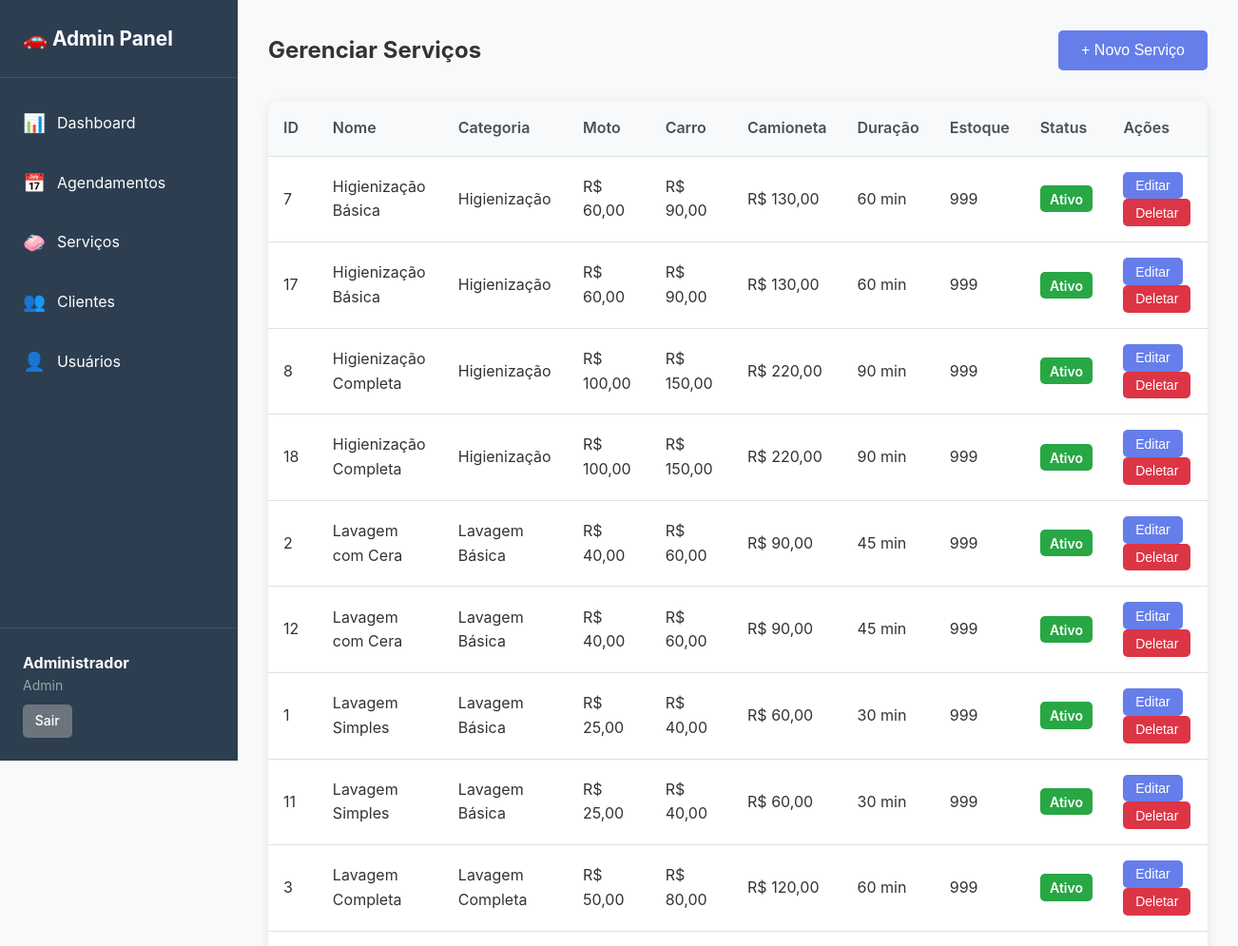
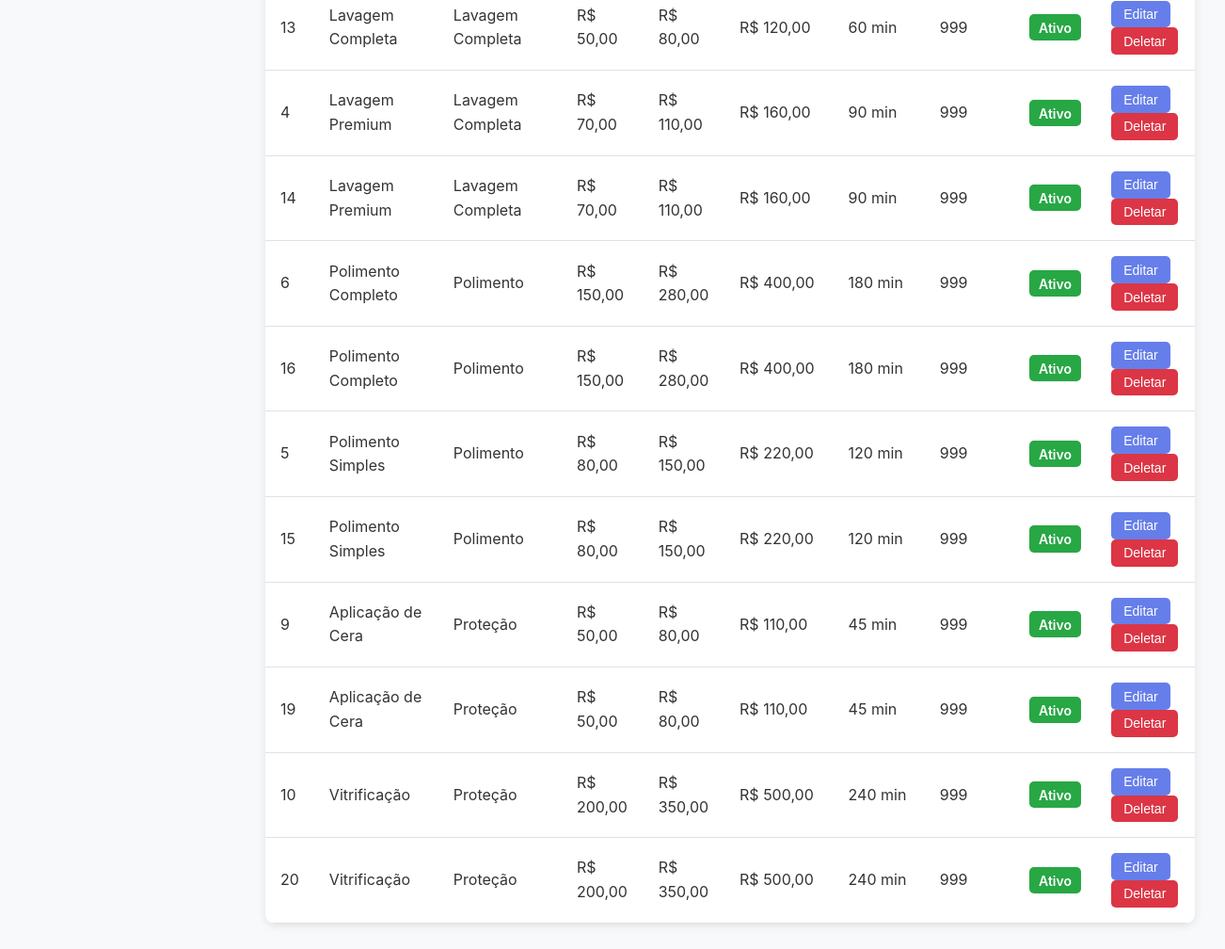
/public/admin/servicos.php (signed in), run on an earlier commit of the app's database (2 pictures, top to bottom).
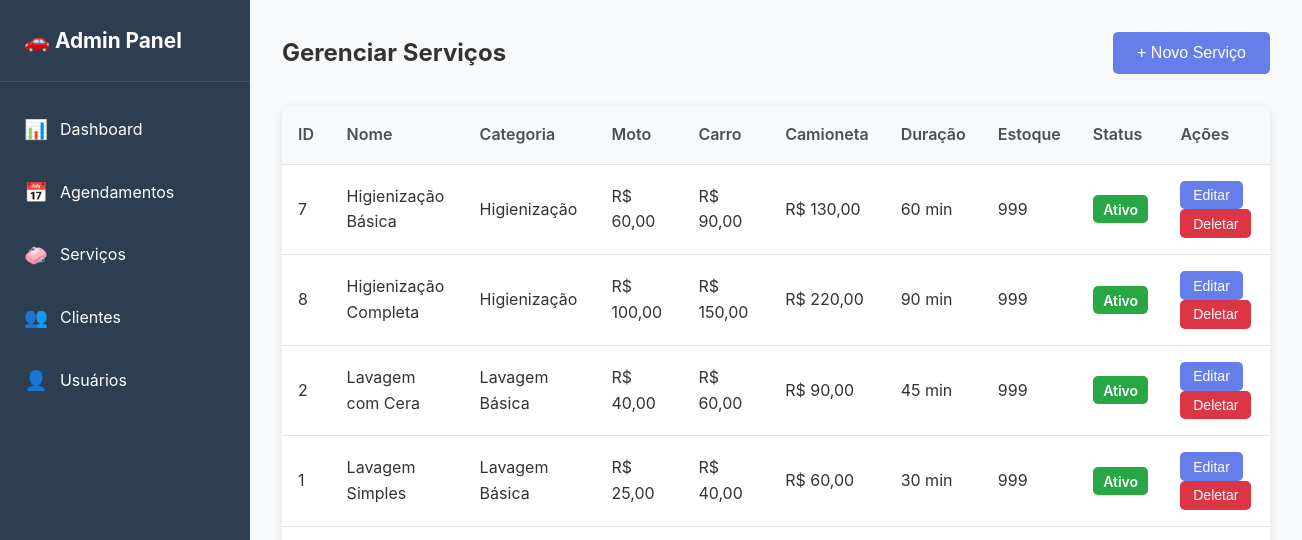
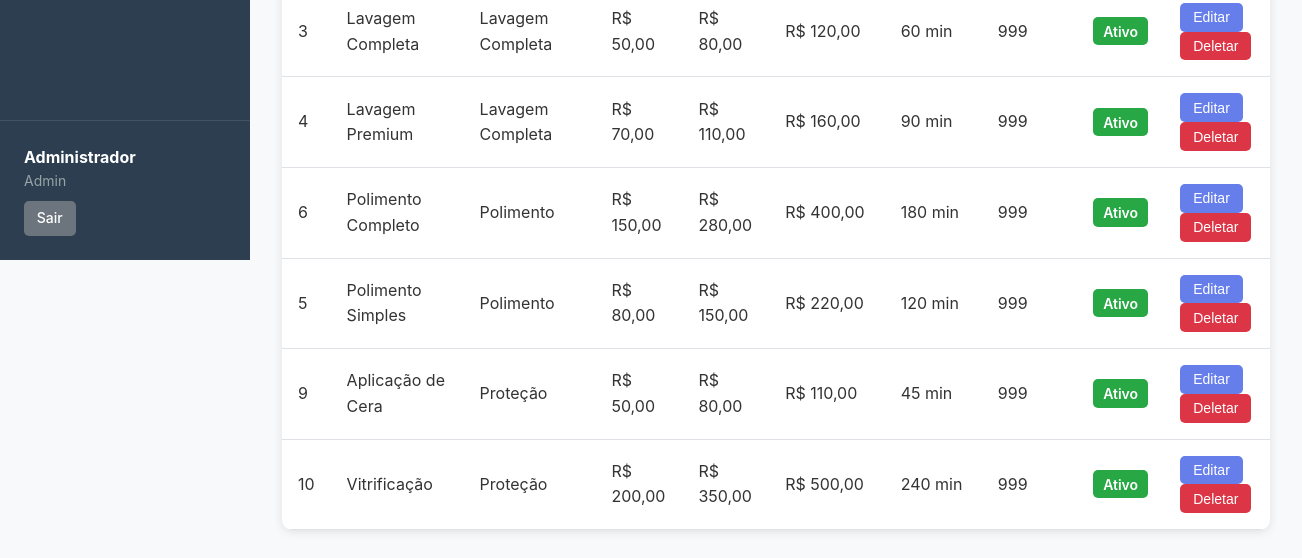
And on a later commit of the database (2 pictures, top to bottom).
### tables this page shows
CREATE TABLE servicos (
    id INT PRIMARY KEY AUTO_INCREMENT,
    categoria_id INT NOT NULL,
    nome VARCHAR(100) NOT NULL,
    descricao TEXT,
    preco_moto DECIMAL(10,2) NOT NULL,
    preco_carro DECIMAL(10,2) NOT NULL,
    preco_camioneta DECIMAL(10,2) NOT NULL,
    duracao_minutos INT NOT NULL DEFAULT 60,
    estoque_disponivel INT DEFAULT 999,
    ativo TINYINT(1) DEFAULT 1,
    data_criacao TIMESTAMP DEFAULT CURRENT_TIMESTAMP,
    data_atualizacao TIMESTAMP DEFAULT CURRENT_TIMESTAMP ON UPDATE CURRENT_TIMESTAMP,
    FOREIGN KEY (categoria_id) REFERENCES categorias_servicos(id),
    INDEX idx_categoria (categoria_id),
    INDEX idx_ativo (ativo),
    INDEX idx_estoque (estoque_disponivel)
);

CREATE TABLE categorias_servicos (
    id INT PRIMARY KEY AUTO_INCREMENT,
    nome VARCHAR(100) NOT NULL,
    descricao TEXT,
    ativo TINYINT(1) DEFAULT 1,
    data_criacao TIMESTAMP DEFAULT CURRENT_TIMESTAMP,
    INDEX idx_ativo (ativo)
);

### app/models/Servico.php (called while the page is built, shortened)
<?php
class Servico {
    private $conn;
    private $table_name = "servicos";
    public function __construct($db = null) {
        if ($db) {
            $this->conn = $db;
        } else {
            $database = new Database();
            $this->conn = $database->getConnection();
        }
    }
    public function readAllAdmin() {
        $query = "SELECT s.*, c.nome as categoria_nome
                  FROM " . $this->table_name . " s
                  LEFT JOIN categorias_servicos c ON s.categoria_id = c.id
                  ORDER BY c.nome, s.nome ASC";
        $stmt = $this->conn->prepare($query);
        $stmt->execute();
        return $stmt;
    }
}
?>

### config/config.php (called while the page is built, shortened)
<?php
function formatarMoeda($valor) {
    return 'R$ ' . number_format($valor, 2, ',', '.');
}
?>

### public/admin/servicos.php (the view, shortened to what this page needs)
<?php
require_once __DIR__ . '/../../config/config.php';
require_once __DIR__ . '/../../app/models/Servico.php';
$database = new Database();
$db = $database->getConnection();
$servico_model = new Servico($db);
$stmt = $servico_model->readAllAdmin();
$servicos = $stmt->fetchAll(PDO::FETCH_ASSOC);
include __DIR__ . '/../../app/views/admin/header_admin.php';
?>
<div class="admin-content">
    <div class="admin-header">
        <h2>Gerenciar Serviços</h2>
        <button onclick="abrirModal('modalCriar')" class="btn btn-primary">+ Novo Serviço</button>
    </div>
    <div class="admin-table-container">
        <table class="admin-table">
            <thead>
                <tr>
                    <th>ID</th>
                    <th>Nome</th>
                    <th>Categoria</th>
                    <th>Moto</th>
                    <th>Carro</th>
                    <th>Camioneta</th>
                    <th>Duração</th>
                    <th>Estoque</th>
                    <th>Status</th>
                    <th>Ações</th>
                </tr>
            </thead>
            <tbody>
                <?php foreach ($servicos as $servico): ?>
                <tr>
                    <td><?php echo $servico['id']; ?></td>
                    <td><?php echo htmlspecialchars($servico['nome']); ?></td>
                    <td><?php echo htmlspecialchars($servico['categoria_nome']); ?></td>
                    <td><?php echo formatarMoeda($servico['preco_moto']); ?></td>
                    <td><?php echo formatarMoeda($servico['preco_carro']); ?></td>
                    <td><?php echo formatarMoeda($servico['preco_camioneta']); ?></td>
                    <td><?php echo $servico['duracao_minutos']; ?> min</td>
                    <td><?php echo $servico['estoque_disponivel']; ?></td>
                    <td>
                        <span class="badge <?php echo $servico['ativo'] ? 'badge-success' : 'badge-danger'; ?>">
                            <?php echo $servico['ativo'] ? 'Ativo' : 'Inativo'; ?>
                        </span>
                    </td>
                    <td>
                        <button onclick='editarServico(<?php echo json_encode($servico); ?>)' class="btn btn-sm">Editar</button>
                        <button onclick="deletarServico(<?php echo $servico['id']; ?>)" class="btn btn-sm btn-danger">Deletar</button>
                    </td>
                </tr>
                <?php endforeach; ?>
            </tbody>
        </table>
    </div>
</div>
<?php include __DIR__ . '/../../app/views/admin/footer_admin.php'; ?>

### app/views/admin/header_admin.php (shortened to what this page needs)
<!DOCTYPE html>
<html lang="pt-BR">
<head>
    <link rel="stylesheet" href="<?php echo BASE_URL; ?>css/style.css">
</head>
<body class="admin-body">
    <div class="admin-container">
        <aside class="admin-sidebar">
            <div class="admin-logo">
                <h2>🚗 Admin Panel</h2>
            </div>
            <nav class="admin-nav">
                <ul>
                    <?php
                    if (isset($_SESSION['admin_tipo']) && $_SESSION['admin_tipo'] == 'admin'):
                    ?>
                    <li>
                        <a href="<?php echo BASE_URL; ?>admin/dashboard.php" class="nav-link">
                            <span class="nav-icon">📊</span>
                            Dashboard
                        </a>
                    </li>
                    <?php endif;  ?>
                    <li>
                        <a href="<?php echo BASE_URL; ?>admin/agendamentos.php" class="nav-link">
                            <span class="nav-icon">📅</span>
                            Agendamentos
                        </a>
                    </li>
                    <li>
                        <a href="<?php echo BASE_URL; ?>admin/servicos.php" class="nav-link">
                            <span class="nav-icon">🧼</span>
                            Serviços
                        </a>
                    </li>
                    <li>
                        <a href="<?php echo BASE_URL; ?>admin/clientes.php" class="nav-link">
                            <span class="nav-icon">👥</span>
                            Clientes
                        </a>
                    </li>
                    <?php
                    if (isset($_SESSION['admin_tipo']) && $_SESSION['admin_tipo'] == 'admin'):
                    ?>
                    <li>
                        <a href="<?php echo BASE_URL; ?>admin/usuarios.php" class="nav-link">
                            <span class="nav-icon">👤</span>
                            Usuários
                        </a>
                    </li>
                    <?php endif;  ?>
                </ul>
            </nav>
            <div class="admin-user">
                <p><strong><?php echo htmlspecialchars($_SESSION['admin_nome'] ?? 'Admin'); ?></strong></p>
                <p class="user-role"><?php echo ucfirst($_SESSION['admin_tipo'] ?? 'admin'); ?></p>
                <a href="<?php echo BASE_URL; ?>admin/logout.php" class="btn btn-secondary btn-sm">Sair</a>
            </div>
        </aside>
        <main class="admin-main">

### app/views/admin/footer_admin.php
        </main>
    </div>
</body>
</html>

### public/css/style.css (style rules this page uses)
* { margin: 0; padding: 0; box-sizing: border-box; }
body { font-family: -apple-system, BlinkMacSystemFont, 'Segoe UI', Roboto, 'Helvetica Neue', Arial, sans-serif; line-height: 1.6; color: #333; background-color: #f5f5f5; }
.btn { display: inline-block; padding: 0.75rem 1.5rem; background: #667eea; color: white; text-decoration: none; border-radius: 5px; border: none; cursor: pointer; font-size: 1rem; font-weight: 500; transition: all 0.3s; }
.btn-primary { background: #667eea; }
.btn-secondary { background: #6c757d; }
.btn-danger { background: #dc3545; }
.btn-sm { padding: 0.4rem 0.8rem; font-size: 0.875rem; }
.admin-body { background: #f8f9fa; }
.admin-container { display: flex; min-height: 100vh; }
.admin-sidebar { width: 250px; background: #2c3e50; color: white; display: flex; flex-direction: column; position: fixed; height: 100vh; overflow-y: auto; }
.admin-logo { padding: 1.5rem; border-bottom: 1px solid rgba(255,255,255,0.1); }
.admin-logo h2 { font-size: 1.3rem; }
.admin-nav { flex: 1; padding: 1rem 0; }
.admin-nav ul { list-style: none; }
.nav-link { display: flex; align-items: center; padding: 1rem 1.5rem; color: white; text-decoration: none; transition: background 0.3s; }
.nav-icon { margin-right: 0.75rem; font-size: 1.2rem; }
.admin-user { padding: 1.5rem; border-top: 1px solid rgba(255,255,255,0.1); }
.user-role { color: #95a5a6; font-size: 0.875rem; margin-bottom: 0.5rem; }
.admin-main { flex: 1; margin-left: 250px; padding: 2rem; }
.admin-content { max-width: 1400px; }
.admin-header { display: flex; justify-content: space-between; align-items: center; margin-bottom: 2rem; }
.admin-table-container { background: white; border-radius: 10px; box-shadow: 0 2px 10px rgba(0,0,0,0.1); overflow-x: auto; }
.admin-table { width: 100%; border-collapse: collapse; }
.admin-table thead { background: #f8f9fa; }
.admin-table th, .admin-table td { padding: 1rem; text-align: left; border-bottom: 1px solid #dee2e6; }
.admin-table th { font-weight: 600; color: #495057; }
.badge { padding: 0.35rem 0.65rem; border-radius: 5px; font-size: 0.875rem; font-weight: 600; }
.badge-success { background: #28a745; color: white; }

What changed in the data, as far as the page shows it:
removed servicos: id "17", nome "Higienização Básica", categoria.nome "Higienização", preco_moto "R$ 60,00", preco_carro "R$ 90,00", preco_camioneta "R$ 130,00", duracao_minutos "60", estoque_disponivel "999", ativo "Ativo"
removed servicos: id "18", nome "Higienização Completa", categoria.nome "Higienização", preco_moto "R$ 100,00", preco_carro "R$ 150,00", preco_camioneta "R$ 220,00", duracao_minutos "90", estoque_disponivel "999", ativo "Ativo"
removed servicos: id "12", nome "Lavagem com Cera", categoria.nome "Lavagem Básica", preco_moto "R$ 40,00", preco_carro "R$ 60,00", preco_camioneta "R$ 90,00", duracao_minutos "45", estoque_disponivel "999", ativo "Ativo"
removed servicos: id "11", nome "Lavagem Simples", categoria.nome "Lavagem Básica", preco_moto "R$ 25,00", preco_carro "R$ 40,00", preco_camioneta "R$ 60,00", duracao_minutos "30", estoque_disponivel "999", ativo "Ativo"
removed servicos: id "13", nome "Lavagem Completa", categoria.nome "Lavagem Completa", preco_moto "R$ 50,00", preco_carro "R$ 80,00", preco_camioneta "R$ 120,00", duracao_minutos "60", estoque_disponivel "999", ativo "Ativo"
removed servicos: id "14", nome "Lavagem Premium", categoria.nome "Lavagem Completa", preco_moto "R$ 70,00", preco_carro "R$ 110,00", preco_camioneta "R$ 160,00", duracao_minutos "90", estoque_disponivel "999", ativo "Ativo"
removed servicos: id "16", nome "Polimento Completo", categoria.nome "Polimento", preco_moto "R$ 150,00", preco_carro "R$ 280,00", preco_camioneta "R$ 400,00", duracao_minutos "180", estoque_disponivel "999", ativo "Ativo"
removed servicos: id "15", nome "Polimento Simples", categoria.nome "Polimento", preco_moto "R$ 80,00", preco_carro "R$ 150,00", preco_camioneta "R$ 220,00", duracao_minutos "120", estoque_disponivel "999", ativo "Ativo"
removed servicos: id "19", nome "Aplicação de Cera", categoria.nome "Proteção", preco_moto "R$ 50,00", preco_carro "R$ 80,00", preco_camioneta "R$ 110,00", duracao_minutos "45", estoque_disponivel "999", ativo "Ativo"
removed servicos: id "20", nome "Vitrificação", categoria.nome "Proteção", preco_moto "R$ 200,00", preco_carro "R$ 350,00", preco_camioneta "R$ 500,00", duracao_minutos "240", estoque_disponivel "999", ativo "Ativo"
